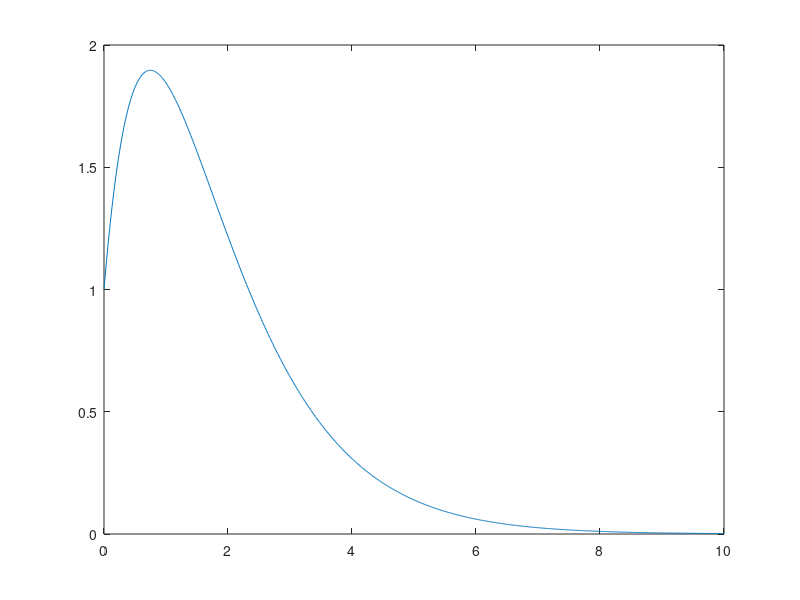

This chart was generated by the following MATLAB code:
delta = 0.01
t = [0:delta:10];
z(1) = 3;
y(1) = 1;
k = 1
for x  = [0:delta:10]
	y(k+1) = delta * z(k) + y(k);
	z(k+1) = -delta * (2 * z(k) + y(k)) + z(k);
	k = k+1;
end
plot(t, y(1:end-1))
print -depsc tt.eps
